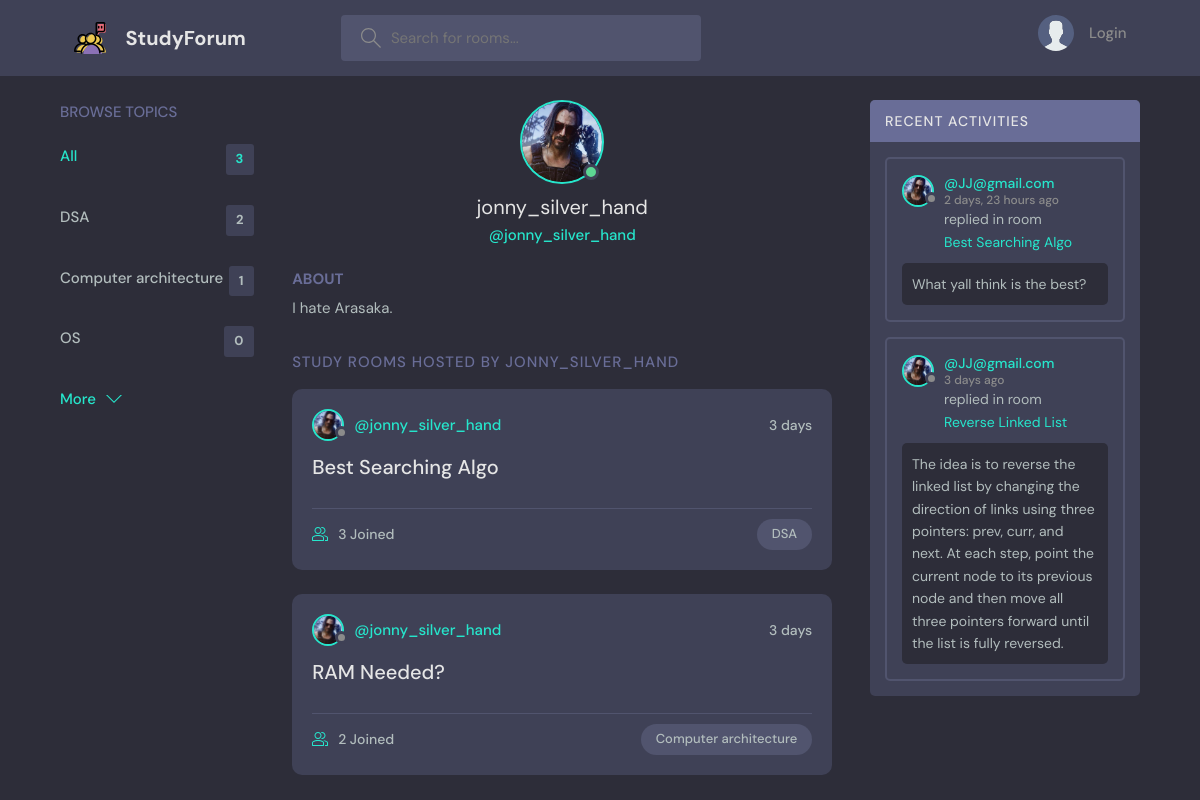
Before: /profile/3/ with the older database file.
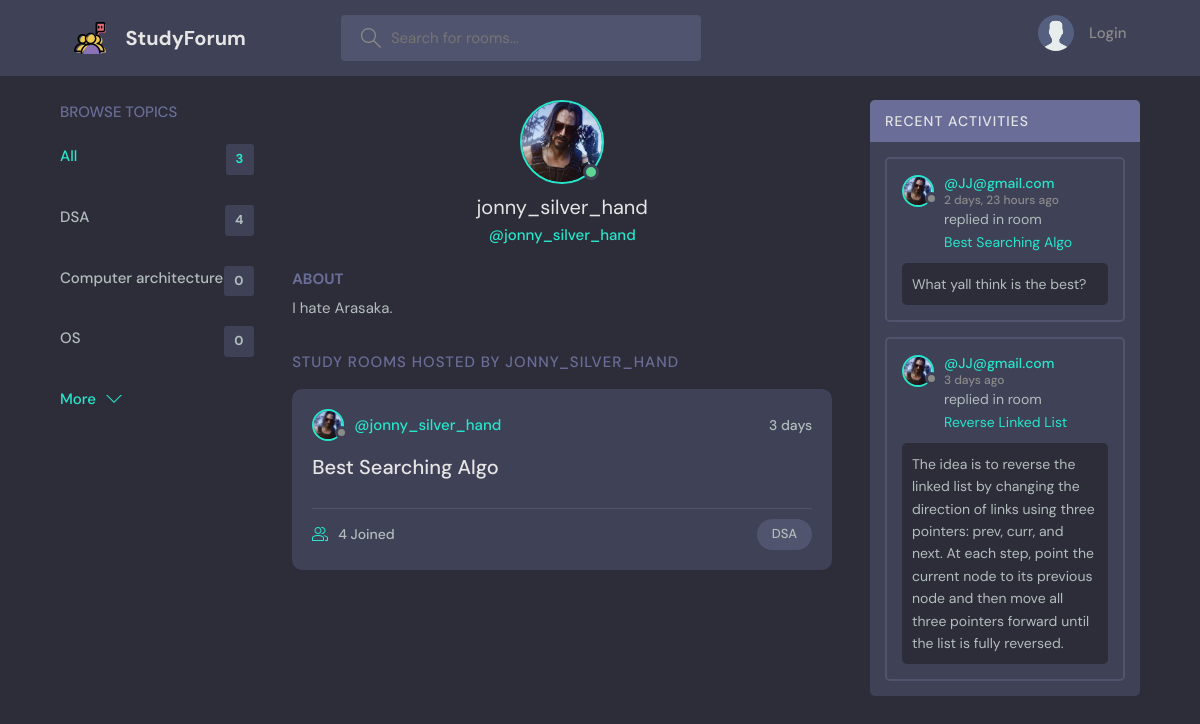
After: the same page with the newer database file.
### base/models.py (models this page shows, shortened)
class Topic(models.Model):
     name = models.CharField(max_length = 200)

class Room(models.Model):
    host = models.ForeignKey(User, on_delete = models.SET_NULL, null = True)
    topic = models.ForeignKey(Topic, on_delete = models.SET_NULL, null = True)
    name = models.CharField(max_length=200)
    description = models.TextField(null=True, blank=True)
    participants = models.ManyToManyField(User,related_name='participants',blank=True)
    updated = models.DateTimeField(auto_now=True)
    created = models.DateTimeField(auto_now_add=True)
    class Meta:
         ordering = ['-updated','-created']
    def __str__(self):
        return self.name

class User(AbstractUser):
    name = models.CharField(max_length=200, null=True)
    email = models.EmailField(unique=True, null=True)
    bio = models.TextField(null=True)
    avatar = models.ImageField(null=True,default="avatar.svg")
    USERNAME_FIELD = 'email'
    REQUIRED_FIELDS = []

class Message(models.Model):
        user = models.ForeignKey(User, on_delete = models.CASCADE)
        room = models.ForeignKey(Room, on_delete = models.CASCADE)
        body = models.TextField()
        updated = models.DateTimeField(auto_now = True)
        created = models.DateTimeField(auto_now_add = True)
        class Meta:
         ordering = ['-updated','-created']

### base/views.py (the view)
# urls.py: path('profile/<str:pk>/', views.userProfile, name="user-profile"),
def userProfile(request,pk):
    user = User.objects.get(id=pk)
    rooms = user.room_set.all()
    room_messages = user.message_set.all()
    topics = Topic.objects.all()
    context = {'user':user,'rooms':rooms, 'room_messages':room_messages,'topics':topics}
    return render(request, 'base/profile.html' , context)

### base/templates/base/profile.html (shortened to what this page needs)
{% extends 'main.html' %}
{% block content %}
  <main class="profile-page layout layout--3">
    <div class="container">
      {% include 'base/topics_component.html' %}
      <div class="roomList">
        <div class="profile">
          <div class="profile__avatar">
            <div class="avatar avatar--large active">
              <img src="{{user.avatar.url}}" />
            </div>
          </div>
          <div class="profile__info">
            <h3>{{user.username}}</h3>
            <p>@{{user.username}}</p>
          </div>
          <div class="profile__about">
            <h3>About</h3>
            <p>
              {{user.bio}}
            </p>
          </div>
        </div>
        <div class="roomList__header">
          <div>
            <h2>Study Rooms Hosted by {{user.username}}</a>
            </h2>
          </div>
        </div>
        {% include 'base/feed_component.html' %}
      </div>
      {% include 'base/activity_component.html' %}
    </div>
  </main>
{% endblock content %}

### base/templates/base/topics_component.html
<div class="topics">
          <div class="topics__header">
            <h2>Browse Topics</h2>
          </div>
          <ul class="topics__list">
            <li>
              <a href="{% url 'home' %}" class="active">All <span>{{topics.count}}</span></a>
            </li>
            {% for topic in topics %}
            <li>
              <a href="{% url 'home' %}?q={{topic.name}}">{{topic.name}} <span>{{topic.room_set.all.count}}</span></a>
            </li>
            {% endfor %}
          </ul>
          <a class="btn btn--link" href="{% url 'topics' %}">
            More
            <svg version="1.1" xmlns="http://www.w3.org/2000/svg" width="32" height="32" viewBox="0 0 32 32">
              <title>chevron-down</title>
              <path d="M16 21l-13-13h-3l16 16 16-16h-3l-13 13z"></path>
            </svg>
          </a>
        </div>

### base/templates/base/feed_component.html (shortened to what this page needs)
{% for room in rooms %}
<div class="roomListRoom">
            <div class="roomListRoom__header">
              <a href="{% url 'user-profile' room.host.id %}" class="roomListRoom__author">
                <div class="avatar avatar--small">
                  <img src="{{room.host.avatar.url}}" />
                </div>
                <span>@{{room.host.username}}</span>
              </a>
              <div class="roomListRoom__actions">
                <span>{{room.created|timesince}}</span>
              </div>
            </div>
            <div class="roomListRoom__content">
              <a href="{% url 'room' room.id %}">{{room.name}}</a>
            </div>
            <div class="roomListRoom__meta">
              <a href="{% url 'room' room.id %}" class="roomListRoom__joined">
                {{room.participants.all.count}} Joined
              </a>
              <p class="roomListRoom__topic">{{room.topic.name}}</p>
            </div>
          </div>
          {% endfor %}

### base/templates/base/activity_component.html (shortened to what this page needs)
<div class="activities">
          <div class="activities__header">
            <h2>Recent Activities</h2>
          </div>
          {% for message in room_messages %}
          <div class="activities__box">
            <div class="activities__boxHeader roomListRoom__header">
              <a href="{% url 'user-profile' message.user.id %}" class="roomListRoom__author">
                <div class="avatar avatar--small">
                  <img src="{{message.user.avatar.url}}" />
                </div>
                <p>
                  @{{message.user}}
                  <span>{{message.created|timesince}} ago</span>
                </p>
              </a>
            </div>
            <div class="activities__boxContent">
              <p>replied in room <a href="{% url 'room' message.room.id %}">{{message.room}}</a></p>
              <div class="activities__boxRoomContent">
                {{message.body}}
              </div>
            </div>
          </div>
          {% endfor %}
        </div>

Changed rows visible on the page:
removed Room: host.avatar (picture), host.username "jonny_silver_hand", created "3 days", name "RAM Needed?", participants.all.count "2", topic.name "Computer architecture"
computed for Topic "DSA": room_set.all.count "2" → "4"
computed for Topic "Computer architecture": room_set.all.count "1" → "0"
computed for Room "Best Searching Algo": participants.all.count "3" → "4"
